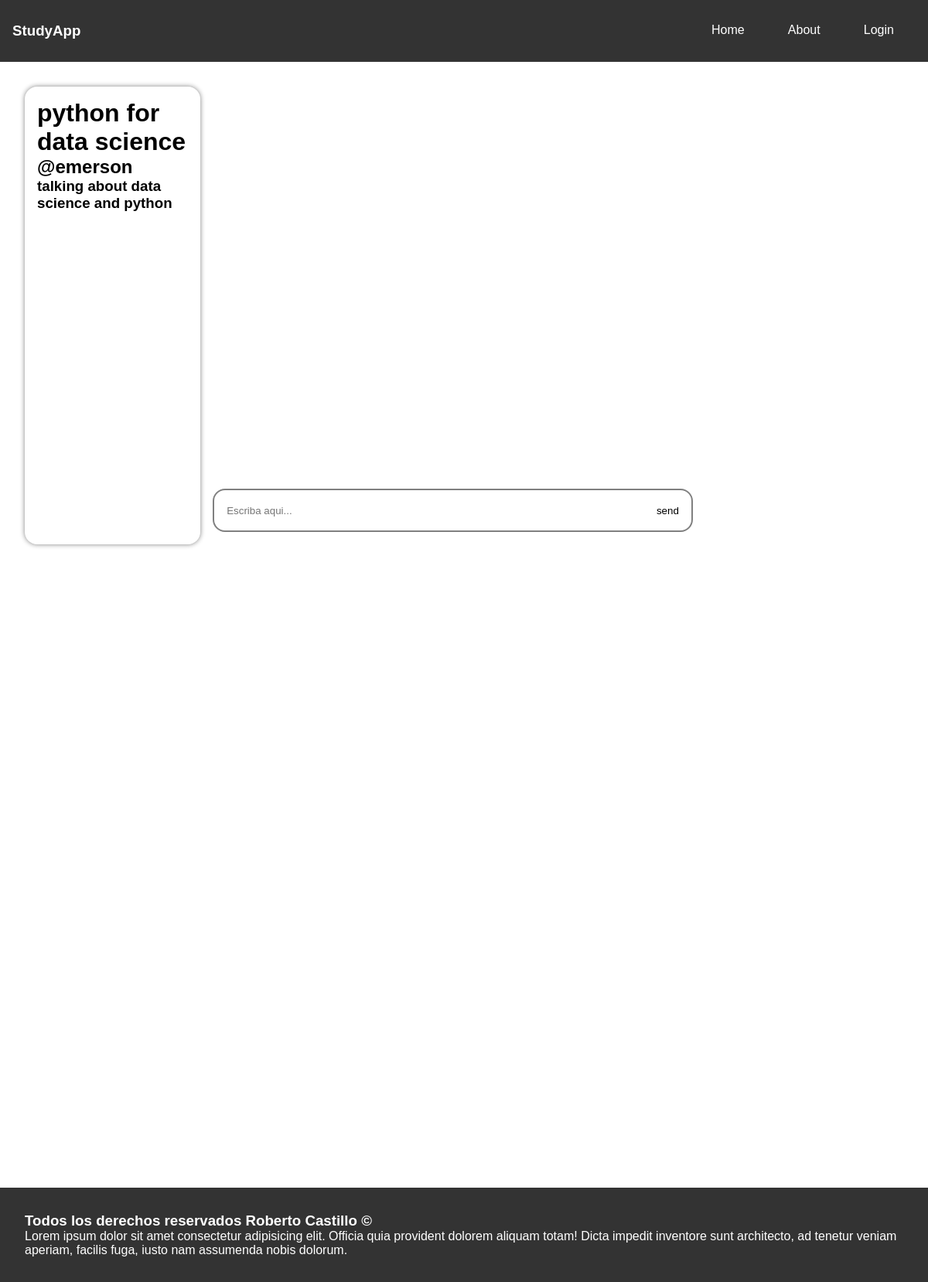
Page /room/3/ on the committed database.
### base/models.py (models this page shows)
class Room(models.Model):
    host = models.ForeignKey(User,on_delete=models.SET_NULL,null=True)
    topic = models.ForeignKey(Topic,on_delete=models.SET_NULL,null=True)
    name = models.CharField(max_length=200)
    desc = models.TextField(null=True,blank=True)
    updated = models.DateTimeField(auto_now=True)
    created = models.DateTimeField(auto_now_add=True)
    class Meta:
        ordering = ['-updated','-created']
    def __str__(self) -> str:
        return self.name

### base/views.py (the view, shortened to what this page needs)
# urls.py: path('room/<int:id>/', room,name="room"),
def room(req,id):
    room = Room.objects.get(id = id)
    msgs = room.message_set.all()
    context = {"room":room,'msgs':msgs} # 'form': form
    return render(req,'base/room.html',context)

### base/templates/base/room.html (shortened to what this page needs)
{% include 'nav.html' %}
<main>
  <div class="info">
    <h1>{{ room }}</h1>
    <h2>@{{ room.host }}</h2>
    <h3>{{ room.desc }}</h3>
  </div>
  <div class="chat">
    <div class="messages">
    </div>
    <form action="" method="post">
      <input type="text" name="body" placeholder="Escriba aqui..." />
      <button>send</button>
    </form>
  </div>
  <div class="participants"></div>
</main>
{% include 'footer.html' %}

### base/templates/base/room.html (style rules this page uses)
main { display: grid; grid-template-columns: 1fr 3fr 1fr; }
.info { border-radius: 1rem; height: 70vh; padding: 1rem; box-shadow: 0 0 6px gray; }
.chat { padding: 1rem; display: grid; grid-template-rows: 9fr 1fr; grid-template-columns: 1fr; }
.chat form { display: flex; justify-content: space-between; border: solid gray 2px; border-radius: 1rem; width: 90%; padding: 1rem; }
.chat form button { background: none; border: none; }
.chat form input { outline: none; border: none; width: 90%; }
.messages { height: 60vh; padding: 0.5rem; overflow-y: scroll; }

### templates/nav.html (style rules this page uses)
* { font-family: sans-serif; padding: 0; margin: 0; }
main { margin: 2rem; }

### rows in the picture
Room: name "python for data science", host "emerson", desc "talking about data science and python"
